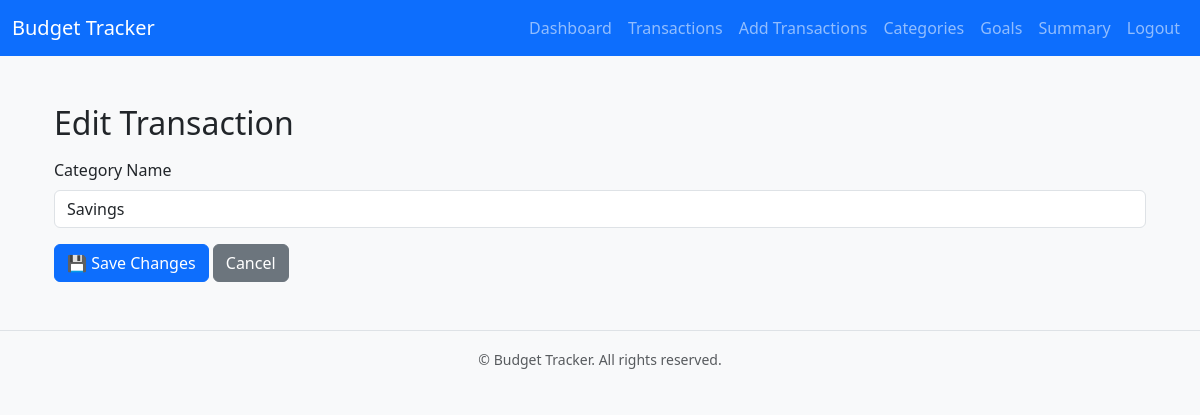
Before: /categories/edit/1 (signed in) with the older database file.
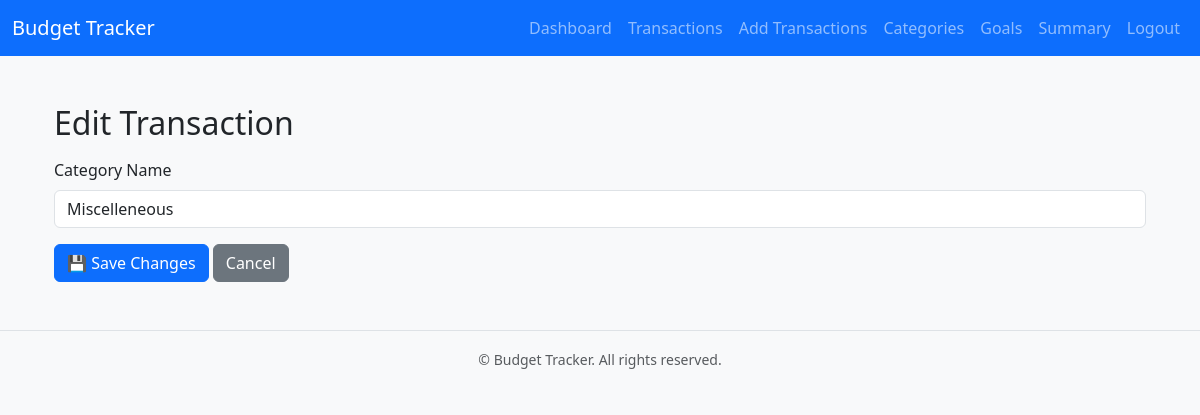
After: the same page with the newer database file.
### app/models.py (models this page shows, shortened)
class Category(db.Model):
    id = db.Column(db.Integer, primary_key=True)
    name = db.Column(db.String(50), nullable=False, unique=True)
    user_id = db.Column(db.Integer, db.ForeignKey('user.id', name='fk_category_user_id'), nullable=False)
    transactions = db.relationship('Transaction', backref='category_ref', lazy=True)

### app/routes.py (the view)
@bp.route('/categories/edit/<int:id>', methods=['GET', 'POST'])
@login_required
def edit_category(id):
    category = Category.query.filter_by(id=id, user_id=current_user.id).first_or_404(id)
    form = CategoryForm(obj=category)
    if form.validate_on_submit():
        category.name = form.name.data.strip()
        db.session.commit()
        flash('Category updated successfully!', 'success')
        return redirect(url_for('main.categories'))
    return render_template('edit_category.html', form=form, category=category)

### app/forms.py
class CategoryForm(FlaskForm):
    name = StringField('Category Name', validators=[DataRequired(), Length(min=2, max=50)])
    submit = SubmitField('Add Category')

### app/__init__.py (called while the page is built)
def create_app():
    app = Flask(__name__)
    app.config.from_object('config.Config')
    db.init_app(app)
    migrate.init_app(app, db)
    login_manager.init_app(app)
    from .models import User
    @login_manager.user_loader
    def load_user(user_id):
        return User.query.get(int(user_id))
    from app.auth.routes import bp as auth_bp
    app.register_blueprint(auth_bp, url_prefix='/auth')
    from app.routes import bp as main_bp
    app.register_blueprint(main_bp)
    return app

### app/templates/edit_category.html (shortened to what this page needs)
{% extends "base.html" %}
{% block content %}
<div class="container mt-4">
    <h2 class="mb-3">Edit Transaction</h2>
    <form method="POST">
        <div class="mb-3">
            {{ form.name.label(class="form-label") }}
            {{ form.name(class="form-control", placeholder="name") }}
        </div>
        <button type="submit" class="btn btn-primary">💾 Save Changes</button>
        <a href="{{ url_for('main.transactions') }}" class="btn btn-secondary">Cancel</a>
    </form>
</div>
{% endblock %}

Changed rows visible on the page:
changed Category: name "Savings" → "Miscelleneous"
